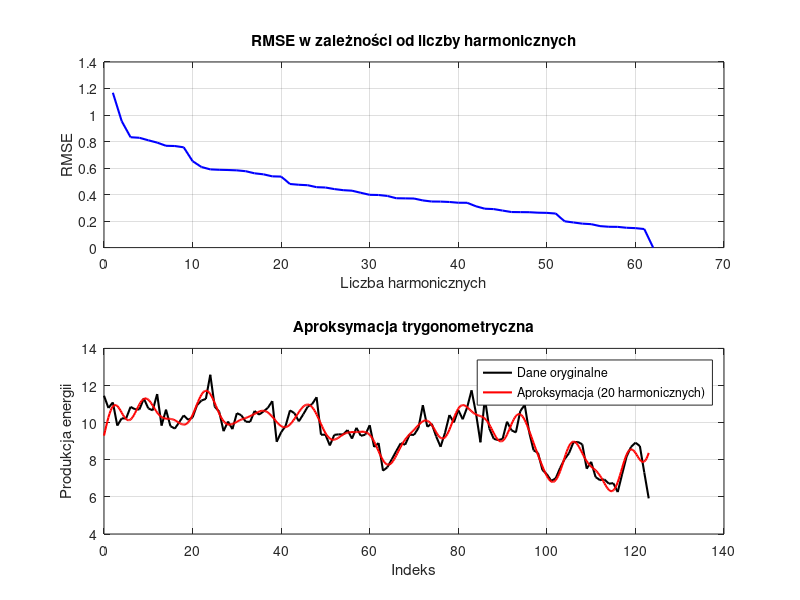

The MATLAB source for this figure:
function [dates, y, M, a, b, x_fine, ya, rmse_values] = test_trigonometric_approximation()
% 1) Wyznacza pierwiastek błędu średniokwadratowego w zależności od liczby
%    harmonicznych zastosowanych w aproksymacji trygonometrycznej.
% 2) Wyznacza i przedstawia na wykresie aproksymację trygonometryczną.
% Dla kraju C oraz źródła energii S:
% dates - wektor energy_2025.C.S.Dates (daty pomiaru produkcji energii)
% y - wektor energy_2025.C.S.EnergyProduction (poziomy miesięcznych produkcji energii)
% M - liczba harmonicznych zastosowana w aproksymacji (dla wykresu)
% a - współczynniki amplitudowe funkcji cosinus
% b - współczynniki amplitudowe funkcji sinus
% x_fine - określa próbkowanie funkcji aproksymacyjnej.
% ya - wartości aproksymacji trygonometrycznej wyznaczone dla siatki punktów
%       określonej przez x_fine
% rmse_values(i,1) - RMSE wyznaczony dla wektora y i rezultatu aproksymacji
%       trygonometrycznej.

    M = 20; 

    load energy_2025

    dates = energy_2025.Poland.Coal.Dates;
    y = energy_2025.Poland.Coal.EnergyProduction;

    N = numel(y);
    x = (0:N-1)';  % oryginalna siatka
    k_max = floor(N/2);

    % Gęsta siatka do aproksymacji
    Mx = 4; % Mx = (x_fine(2)-x_fine(1)) / (x(2)-x(1))
    x_fine = linspace(0,N-1,Mx*(N-1)+1)';
    % x_fine = x;

    % FFT danych
    [a, b] = calculate_ab_from_DFT(y);
    
    % Aproksymacja dla ustalonej liczby harmonicznych
    % M = k_max;
    ya = trigonometric_approximation(x_fine, N, M, a, b);

    % RMSE: dane wejściowe vs. aproksymacja trygonometryczna
    rmse_values = zeros(k_max,1);
    for k = 1:k_max
        ya4rmse = trigonometric_approximation(x, N, k, a, b);
        rmse_values(k) = sqrt(mean((y - ya4rmse).^2));
    end

    % Wykresy
    figure

    subplot(2, 1, 1);
    plot(1:k_max, rmse_values, 'b-', 'LineWidth', 1.5);
    title('RMSE w zależności od liczby harmonicznych');
    xlabel('Liczba harmonicznych');
    ylabel('RMSE');
    grid on;

    subplot(2, 1, 2);
    plot(x, y, 'k-', 'DisplayName', 'Dane oryginalne', 'LineWidth', 1.5); hold on;
    plot(x_fine, ya, 'r-', 'DisplayName', sprintf('Aproksymacja (%d harmonicznych)', M), 'LineWidth', 1.5);
    hold off;
    title('Aproksymacja trygonometryczna');
    xlabel('Indeks');
    ylabel('Produkcja energii');
    legend('Location', 'best');
    grid on;
end

function ya = trigonometric_approximation(x_fine, N, M, a, b)
    % Wyznacza wartość aproksymacji trygonometrycznej.
    % x_fine - określa próbkowanie funkcji aproksymacyjnej.
    % N - liczba danych wejściowych
    % M - liczba harmonicznych zastosowana do trygonomicznej aproksymacji
    % a - współczynniki amplitudowe funkcji cosinus
    % b - współczynniki amplitudowe funkcji sinus
    if(N==0)
        ya = [];
        return;
    end


    k_max = length(a) - 1;
    ya = zeros(length(x_fine), 1);

    ya = ya + a(1);  % składowa stała

    if(M>k_max)
        M = k_max;
    end

    for n = 1:M
        ya = ya + a(n+1)*cos(2*pi*n*x_fine/N) + b(n+1)*sin(2*pi*n*x_fine/N);
    end
end


function [a, b] = calculate_ab_from_DFT(x)
    if(length(x)==0)
        a = [];
        b = [];
        return
    end
    N = length(x);
    Y = fft(x);
    k_max = floor(N/2);  % całkowita liczba harmonicznych

    a = zeros(k_max+1, 1);
    b = zeros(k_max+1, 1);

    % Składowa stała
    a(1) = real(Y(1)) / N;

    for n = 1:k_max
        idx = n + 1;

        % Sprawdzenie, czy to częstotliwość Nyquista
        is_nyquist = (mod(N,2) == 0) && (n == N/2);

        if is_nyquist
            a(idx) = real(Y(n+1)) / N;
            b(idx) = 0;
        else
            a(idx) = 2 * real(Y(n+1)) / N;
            b(idx) = -2 * imag(Y(n+1)) / N;
        end
    end
end